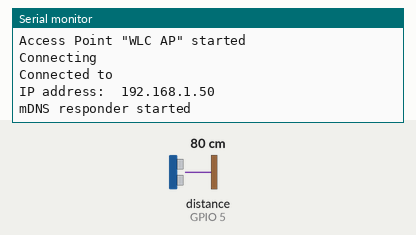
A program run on a simulated ESP32. Parts: the last lines printed to the serial monitor. The test bench sets the inputs (shaded band); at power-on: distance to the obstacle (sensor on GPIO 5) 80 cm. The echo pulse lasts 58.3 µs per cm; WiFi joins after 1.5 s; servers stay silent unless stated; the Firebase database answers and starts empty.

Above: at 3.0 s.
3.1 s: distance to the obstacle (sensor on GPIO 5) set to 2 cm
At 5.48 s:
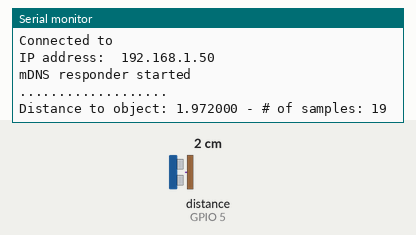
6.1 s: distance to the obstacle (sensor on GPIO 5) set to 4 cm
At 6.47 s:
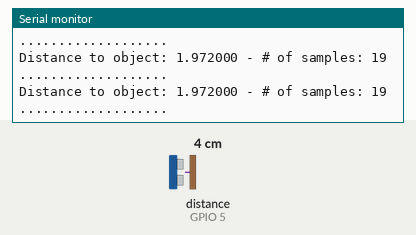

Measured:
- after the input at 3.1 s, the serial monitor: prints a new line after 2.1 s (image 1)

The program:

main.cpp
```cpp
#include <Arduino.h>
#include <WiFi.h>
// #include <WiFiClient.h>
#include <WebServer.h>
#include <ESPmDNS.h>
#include <Update.h>
#include <BlynkSimpleEsp32.h>
#include <RunningMedian.h>
#include <FirebaseESP32.h>

#define SAMPLE_COUNT 19
#define host "wlc"

#define FIREBASE_HOST "https://db.firebaseio.com"
#define FIREBASE_AUTH "key"
#define DATA_PATH "/sensor-data"

// #define BLYNK_PRINT Serial
#define BLYNK_TOKEN "token"

float getDistanceToObject();
void sendDataToBlynk(float value);
void startWiFi();
void startMDNS();
void startHttpServer();
void extractAndProcessSensorData();
void uploadDataToRTDB(float value);

RunningMedian samples = RunningMedian(SAMPLE_COUNT);
BlynkTimer timer;
WebServer server(80);

const char *ssid = "home-ssid";
const char *pass = "home-pwd";
const char *ap_ssid = "WLC AP";           // The name of the Wi-Fi network that will be created
const char *ap_password = "password123"; // The password required to connect to it, leave blank for an open network

// defines pins numbers
const int trigPin = 2;
const int echoPin = 5;

FirebaseData firebaseData;
FirebaseJson json1;
int timerId;
unsigned long data_push_interval = 5000L;

/* Style */
String style =
    "<style>#file-input,input{width:100%;height:44px;border-radius:4px;margin:10px auto;font-size:15px}"
    "input{background:#f1f1f1;border:0;padding:0 15px}body{background:#3498db;font-family:sans-serif;font-size:14px;color:#777}"
    "#file-input{padding:0;border:1px solid #ddd;line-height:44px;text-align:left;display:block;cursor:pointer}"
    "#bar,#prgbar{background-color:#f1f1f1;border-radius:10px}#bar{background-color:#3498db;width:0%;height:10px}"
    "form{background:#fff;max-width:258px;margin:75px auto;padding:30px;border-radius:5px;text-align:center}"
    ".btn{background:#3498db;color:#fff;cursor:pointer}</style>";

/* Login page */
String loginIndex =
    "<form name=loginForm>"
    "<h1>WLC Login</h1>"
    "<input name=userid placeholder='User ID'> "
    "<input name=pwd placeholder=Password type=Password> "
    "<input type=submit onclick=check(this.form) class=btn value=Login></form>"
    "<script>"
    "function check(form) {"
    "if(form.userid.value=='admin' && form.pwd.value=='admin')"
    "{window.open('/serverIndex')}"
    "else"
    "{alert('Error Password or Username')}"
    "}"
    "</script>" +
    style;

/* Server Index Page */
String serverIndex =
    "<script src='https://ajax.googleapis.com/ajax/libs/jquery/3.2.1/jquery.min.js'></script>"
    "<form method='POST' action='#' enctype='multipart/form-data' id='upload_form'>"
    "<input type='file' name='update' id='file' onchange='sub(this)' style=display:none>"
    "<label id='file-input' for='file'>   Choose file...</label>"
    "<input type='submit' class=btn value='Update'>"
    "<br><br>"
    "<div id='prg'></div>"
    "<br><div id='prgbar'><div id='bar'></div></div><br></form>"
    "<script>"
    "function sub(obj){"
    "var fileName = obj.value.split('\\\\');"
    "document.getElementById('file-input').innerHTML = '   '+ fileName[fileName.length-1];"
    "};"
    "$('form').submit(function(e){"
    "e.preventDefault();"
    "var form = $('#upload_form')[0];"
    "var data = new FormData(form);"
    "$.ajax({"
    "url: '/update',"
    "type: 'POST',"
    "data: data,"
    "contentType: false,"
    "processData:false,"
    "xhr: function() {"
    "var xhr = new window.XMLHttpRequest();"
    "xhr.upload.addEventListener('progress', function(evt) {"
    "if (evt.lengthComputable) {"
    "var per = evt.loaded / evt.total;"
    "$('#prg').html('progress: ' + Math.round(per*100) + '%');"
    "$('#bar').css('width',Math.round(per*100) + '%');"
    "}"
    "}, false);"
    "return xhr;"
    "},"
    "success:function(d, s) {"
    "console.log('success!') "
    "},"
    "error: function (a, b, c) {"
    "}"
    "});"
    "});"
    "</script>" +
    style;

void setup()
{
    Serial.begin(9600); // Starts the serial communication

    pinMode(trigPin, OUTPUT);                                                     // Sets the trigPin as an Output
    pinMode(echoPin, INPUT);                                                      // Sets the echoPin as an Input
    timerId = timer.setInterval(data_push_interval, extractAndProcessSensorData); //timer will run every sec
    Blynk.begin(BLYNK_TOKEN, ssid, pass);

    startWiFi();
    startMDNS();
    startHttpServer();
    Firebase.begin(FIREBASE_HOST, FIREBASE_AUTH);
}

void loop()
{
    server.handleClient();
    Blynk.run();
    timer.run();
}

void startWiFi()
{                                      // Start a Wi-Fi access point, and try to connect to some given access points. Then wait for either an AP or STA connection
    WiFi.softAP(ap_ssid, ap_password); // Start the access point
    Serial.printf("Access Point \"%s\" started\n", ap_ssid);

    //WiFi.begin(ssid, pass);

    Serial.println("Connecting");
    while (WiFi.status() != WL_CONNECTED && WiFi.softAPgetStationNum() < 1)
    { // Wait for the Wi-Fi to connect
        delay(500);
        Serial.print('.');
    }
    Serial.println("\r\n");
    if (WiFi.softAPgetStationNum() == 0)
    { // If the ESP is connected to an AP
        Serial.print("Connected to ");
        Serial.println(WiFi.SSID()); // Tell us what network we're connected to
        Serial.print("IP address:\t");
        Serial.print(WiFi.localIP()); // Send the IP address of the ESP8266 to the computer
        WiFi.softAPdisconnect(true);
    }
    else
    { // If a station is connected to the ESP SoftAP
        Serial.print("Station connected to AP");
    }
    Serial.println("\r\n");
}

void startHttpServer()
{
    /*return index page which is stored in serverIndex */
    server.on("/", HTTP_GET, []() {
        server.sendHeader("Connection", "close");
        server.send(200, "text/html", loginIndex);
    });
    server.on("/serverIndex", HTTP_GET, []() {
        server.sendHeader("Connection", "close");
        server.send(200, "text/html", serverIndex);
    });
    /*handling uploading firmware file */
    server.on(
        "/update", HTTP_POST, []() {
    server.sendHeader("Connection", "close");
    server.send(200, "text/plain", (Update.hasError()) ? "FAIL" : "OK");
    ESP.restart(); }, []() {
    HTTPUpload& upload = server.upload();
    if (upload.status == UPLOAD_FILE_START) {
      Serial.printf("Update: %s\n", upload.filename.c_str());
      if (!Update.begin(UPDATE_SIZE_UNKNOWN)) { //start with max available size
        Update.printError(Serial);
      }
    } else if (upload.status == UPLOAD_FILE_WRITE) {
      /* flashing firmware to ESP*/
      if (Update.write(upload.buf, upload.currentSize) != upload.currentSize) {
        Update.printError(Serial);
      }
    } else if (upload.status == UPLOAD_FILE_END) {
      if (Update.end(true)) { //true to set the size to the current progress
        Serial.printf("Update Success: %u\nRebooting...\n", upload.totalSize);
      } else {
        Update.printError(Serial);
      }
    } });
    server.begin();
}

void startMDNS()
{
    /*use mdns for host name resolution*/
    if (!MDNS.begin(host))
    { //http://esp32.local
        Serial.println("Error setting up MDNS responder!");
        while (1)
        {
            delay(1000);
        }
    }
    Serial.println("mDNS responder started");
}

float getDistanceToObject()
{
    samples.clear();
    for (int i = 0; i < SAMPLE_COUNT; i++)
    {
        Serial.print(".");
        // Clears the trigPin
        digitalWrite(trigPin, LOW);
        delayMicroseconds(2);

        // Sets the trigPin on HIGH state for 10 micro seconds
        digitalWrite(trigPin, HIGH);
        delayMicroseconds(10);
        digitalWrite(trigPin, LOW);

        // Reads the echoPin, returns the sound wave travel time in microseconds
        samples.add(pulseIn(echoPin, HIGH));
        //Serial.printf("Duration: %f - Count: %d\n", duration * 0.034 / 2, samples.getCount());
        delay(10);
    }

    return samples.getMedian() * 0.034 / 2;
}

void sendDataToBlynk(float value)
{
    Blynk.virtualWrite(V1, value);
}

void uploadDataToRTDB(float value)
{
    json1.set("id", "WL");
    json1.set("timestamp", "");
    json1.set("value", value);

    if (Firebase.pushJSON(firebaseData, DATA_PATH, json1))
    {
        Firebase.setTimestamp(firebaseData, firebaseData.dataPath() + "/" + firebaseData.pushName() + "/timestamp");
    }
    else
    {
        Serial.println("Push to RTDB failed. Reason: " + firebaseData.errorReason());
    }
}

void processConfig()
{
    if (Firebase.getInt(firebaseData, "sensor-config/WL/data_push_interval"))
    {
        if (data_push_interval != firebaseData.intData())
        {
            data_push_interval = firebaseData.intData();
            timer.deleteTimer(timerId);
            timerId = timer.setInterval(data_push_interval, extractAndProcessSensorData);
        }
    }
    else
    {
        Serial.println(firebaseData.errorReason());
    }
}

void extractAndProcessSensorData()
{
    float distance = getDistanceToObject();
    Serial.printf("\nDistance to object: %f - # of samples: %d\n", distance, samples.getCount());
    sendDataToBlynk(distance);
    uploadDataToRTDB(distance);
    processConfig();
}
```
